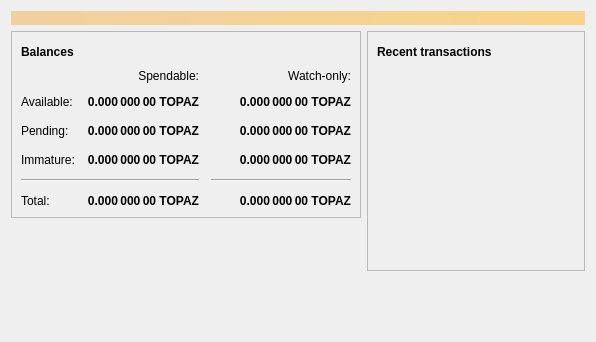
<?xml version="1.0" encoding="UTF-8"?>
<ui version="4.0">
 <class>OverviewPage</class>
 <widget class="QWidget" name="OverviewPage">
  <property name="geometry">
   <rect>
    <x>0</x>
    <y>0</y>
    <width>596</width>
    <height>342</height>
   </rect>
  </property>
  <property name="windowTitle">
   <string>Form</string>
  </property>
  <layout class="QVBoxLayout" name="topLayout">
   <item>
    <widget class="QLabel" name="labelAlerts">
     <property name="visible">
      <bool>false</bool>
     </property>
     <property name="styleSheet">
      <string notr="true">QLabel { background-color: qlineargradient(x1: 0, y1: 0, x2: 1, y2: 0, stop:0 #F0D0A0, stop:1 #F8D488); color:#000000; }</string>
     </property>
     <property name="wordWrap">
      <bool>true</bool>
     </property>
     <property name="margin">
      <number>3</number>
     </property>
     <property name="textInteractionFlags">
      <set>Qt::TextSelectableByMouse</set>
     </property>
    </widget>
   </item>
   <item>
    <layout class="QHBoxLayout" name="horizontalLayout" stretch="1,1">
     <item>
      <layout class="QVBoxLayout" name="verticalLayout_2">
       <item>
        <widget class="QFrame" name="frame">
         <property name="frameShape">
          <enum>QFrame::StyledPanel</enum>
         </property>
         <property name="frameShadow">
          <enum>QFrame::Raised</enum>
         </property>
         <layout class="QVBoxLayout" name="verticalLayout_4">
          <item>
           <layout class="QHBoxLayout" name="horizontalLayout_4">
            <item>
             <widget class="QLabel" name="label_5">
              <property name="font">
               <font>
                <weight>75</weight>
                <bold>true</bold>
               </font>
              </property>
              <property name="text">
               <string>Balances</string>
              </property>
             </widget>
            </item>
            <item>
             <widget class="QPushButton" name="labelWalletStatus">
              <property name="enabled">
               <bool>true</bool>
              </property>
              <property name="maximumSize">
               <size>
                <width>30</width>
                <height>16777215</height>
               </size>
              </property>
              <property name="toolTip">
               <string>The displayed information may be out of date. Your wallet automatically synchronizes with the TOPAZ network after a connection is established, but this process has not completed yet.</string>
              </property>
              <property name="text">
               <string/>
              </property>
              <property name="icon">
               <iconset resource="../topaz.qrc">
                <normaloff>:/icons/warning</normaloff>
                <disabledoff>:/icons/warning</disabledoff>:/icons/warning</iconset>
              </property>
              <property name="iconSize">
               <size>
                <width>24</width>
                <height>24</height>
               </size>
              </property>
              <property name="flat">
               <bool>true</bool>
              </property>
             </widget>
            </item>
            <item>
             <spacer name="horizontalSpacer_3">
              <property name="orientation">
               <enum>Qt::Horizontal</enum>
              </property>
              <property name="sizeHint" stdset="0">
               <size>
                <width>40</width>
                <height>20</height>
               </size>
              </property>
             </spacer>
            </item>
           </layout>
          </item>
          <item>
           <layout class="QGridLayout" name="gridLayout">
            <property name="spacing">
             <number>12</number>
            </property>
            <item row="2" column="2">
             <widget class="QLabel" name="labelWatchPending">
              <property name="font">
               <font>
                <weight>75</weight>
                <bold>true</bold>
               </font>
              </property>
              <property name="cursor">
               <cursorShape>IBeamCursor</cursorShape>
              </property>
              <property name="toolTip">
               <string>Unconfirmed transactions to watch-only addresses</string>
              </property>
              <property name="text">
               <string notr="true">0.000 000 00 TOPAZ</string>
              </property>
              <property name="alignment">
               <set>Qt::AlignRight|Qt::AlignTrailing|Qt::AlignVCenter</set>
              </property>
              <property name="textInteractionFlags">
               <set>Qt::LinksAccessibleByMouse|Qt::TextSelectableByKeyboard|Qt::TextSelectableByMouse</set>
              </property>
             </widget>
            </item>
            <item row="2" column="1">
             <widget class="QLabel" name="labelUnconfirmed">
              <property name="font">
               <font>
                <weight>75</weight>
                <bold>true</bold>
               </font>
              </property>
              <property name="cursor">
               <cursorShape>IBeamCursor</cursorShape>
              </property>
              <property name="toolTip">
               <string>Total of transactions that have yet to be confirmed, and do not yet count toward the spendable balance</string>
              </property>
              <property name="text">
               <string notr="true">0.000 000 00 TOPAZ</string>
              </property>
              <property name="alignment">
               <set>Qt::AlignRight|Qt::AlignTrailing|Qt::AlignVCenter</set>
              </property>
              <property name="textInteractionFlags">
               <set>Qt::LinksAccessibleByMouse|Qt::TextSelectableByKeyboard|Qt::TextSelectableByMouse</set>
              </property>
             </widget>
            </item>
            <item row="3" column="2">
             <widget class="QLabel" name="labelWatchImmature">
              <property name="font">
               <font>
                <weight>75</weight>
                <bold>true</bold>
               </font>
              </property>
              <property name="cursor">
               <cursorShape>IBeamCursor</cursorShape>
              </property>
              <property name="toolTip">
               <string>Mined balance in watch-only addresses that has not yet matured</string>
              </property>
              <property name="text">
               <string notr="true">0.000 000 00 TOPAZ</string>
              </property>
              <property name="alignment">
               <set>Qt::AlignRight|Qt::AlignTrailing|Qt::AlignVCenter</set>
              </property>
              <property name="textInteractionFlags">
               <set>Qt::LinksAccessibleByMouse|Qt::TextSelectableByKeyboard|Qt::TextSelectableByMouse</set>
              </property>
             </widget>
            </item>
            <item row="4" column="0" colspan="2">
             <widget class="Line" name="line">
              <property name="orientation">
               <enum>Qt::Horizontal</enum>
              </property>
             </widget>
            </item>
            <item row="4" column="2">
             <widget class="Line" name="lineWatchBalance">
              <property name="sizePolicy">
               <sizepolicy hsizetype="Preferred" vsizetype="Fixed">
                <horstretch>0</horstretch>
                <verstretch>0</verstretch>
               </sizepolicy>
              </property>
              <property name="minimumSize">
               <size>
                <width>140</width>
                <height>0</height>
               </size>
              </property>
              <property name="orientation">
               <enum>Qt::Horizontal</enum>
              </property>
             </widget>
            </item>
            <item row="5" column="0">
             <widget class="QLabel" name="labelTotalText">
              <property name="text">
               <string>Total:</string>
              </property>
             </widget>
            </item>
            <item row="3" column="1">
             <widget class="QLabel" name="labelImmature">
              <property name="font">
               <font>
                <weight>75</weight>
                <bold>true</bold>
               </font>
              </property>
              <property name="cursor">
               <cursorShape>IBeamCursor</cursorShape>
              </property>
              <property name="toolTip">
               <string>Mined balance that has not yet matured</string>
              </property>
              <property name="text">
               <string notr="true">0.000 000 00 TOPAZ</string>
              </property>
              <property name="alignment">
               <set>Qt::AlignRight|Qt::AlignTrailing|Qt::AlignVCenter</set>
              </property>
              <property name="textInteractionFlags">
               <set>Qt::LinksAccessibleByMouse|Qt::TextSelectableByKeyboard|Qt::TextSelectableByMouse</set>
              </property>
             </widget>
            </item>
            <item row="2" column="3">
             <spacer name="horizontalSpacer_2">
              <property name="orientation">
               <enum>Qt::Horizontal</enum>
              </property>
              <property name="sizeHint" stdset="0">
               <size>
                <width>40</width>
                <height>20</height>
               </size>
              </property>
             </spacer>
            </item>
            <item row="3" column="0">
             <widget class="QLabel" name="labelImmatureText">
              <property name="text">
               <string>Immature:</string>
              </property>
             </widget>
            </item>
            <item row="5" column="1">
             <widget class="QLabel" name="labelTotal">
              <property name="font">
               <font>
                <weight>75</weight>
                <bold>true</bold>
               </font>
              </property>
              <property name="cursor">
               <cursorShape>IBeamCursor</cursorShape>
              </property>
              <property name="toolTip">
               <string>Your current total balance</string>
              </property>
              <property name="text">
               <string notr="true">0.000 000 00 TOPAZ</string>
              </property>
              <property name="alignment">
               <set>Qt::AlignRight|Qt::AlignTrailing|Qt::AlignVCenter</set>
              </property>
              <property name="textInteractionFlags">
               <set>Qt::LinksAccessibleByMouse|Qt::TextSelectableByKeyboard|Qt::TextSelectableByMouse</set>
              </property>
             </widget>
            </item>
            <item row="5" column="2">
             <widget class="QLabel" name="labelWatchTotal">
              <property name="font">
               <font>
                <weight>75</weight>
                <bold>true</bold>
               </font>
              </property>
              <property name="cursor">
               <cursorShape>IBeamCursor</cursorShape>
              </property>
              <property name="toolTip">
               <string>Current total balance in watch-only addresses</string>
              </property>
              <property name="text">
               <string notr="true">0.000 000 00 TOPAZ</string>
              </property>
              <property name="alignment">
               <set>Qt::AlignRight|Qt::AlignTrailing|Qt::AlignVCenter</set>
              </property>
              <property name="textInteractionFlags">
               <set>Qt::LinksAccessibleByMouse|Qt::TextSelectableByKeyboard|Qt::TextSelectableByMouse</set>
              </property>
             </widget>
            </item>
            <item row="0" column="2">
             <widget class="QLabel" name="labelWatchonly">
              <property name="text">
               <string>Watch-only:</string>
              </property>
              <property name="alignment">
               <set>Qt::AlignRight|Qt::AlignTrailing|Qt::AlignVCenter</set>
              </property>
             </widget>
            </item>
            <item row="1" column="0">
             <widget class="QLabel" name="labelBalanceText">
              <property name="text">
               <string>Available:</string>
              </property>
             </widget>
            </item>
            <item row="1" column="1">
             <widget class="QLabel" name="labelBalance">
              <property name="font">
               <font>
                <weight>75</weight>
                <bold>true</bold>
               </font>
              </property>
              <property name="cursor">
               <cursorShape>IBeamCursor</cursorShape>
              </property>
              <property name="toolTip">
               <string>Your current spendable balance</string>
              </property>
              <property name="text">
               <string notr="true">0.000 000 00 TOPAZ</string>
              </property>
              <property name="alignment">
               <set>Qt::AlignRight|Qt::AlignTrailing|Qt::AlignVCenter</set>
              </property>
              <property name="textInteractionFlags">
               <set>Qt::LinksAccessibleByMouse|Qt::TextSelectableByKeyboard|Qt::TextSelectableByMouse</set>
              </property>
             </widget>
            </item>
            <item row="1" column="2">
             <widget class="QLabel" name="labelWatchAvailable">
              <property name="font">
               <font>
                <weight>75</weight>
                <bold>true</bold>
               </font>
              </property>
              <property name="cursor">
               <cursorShape>IBeamCursor</cursorShape>
              </property>
              <property name="toolTip">
               <string>Your current balance in watch-only addresses</string>
              </property>
              <property name="text">
               <string notr="true">0.000 000 00 TOPAZ</string>
              </property>
              <property name="alignment">
               <set>Qt::AlignRight|Qt::AlignTrailing|Qt::AlignVCenter</set>
              </property>
              <property name="textInteractionFlags">
               <set>Qt::LinksAccessibleByMouse|Qt::TextSelectableByKeyboard|Qt::TextSelectableByMouse</set>
              </property>
             </widget>
            </item>
            <item row="2" column="0">
             <widget class="QLabel" name="labelPendingText">
              <property name="text">
               <string>Pending:</string>
              </property>
             </widget>
            </item>
            <item row="0" column="1">
             <widget class="QLabel" name="labelSpendable">
              <property name="text">
               <string>Spendable:</string>
              </property>
              <property name="alignment">
               <set>Qt::AlignRight|Qt::AlignTrailing|Qt::AlignVCenter</set>
              </property>
             </widget>
            </item>
           </layout>
          </item>
         </layout>
        </widget>
       </item>
       <item>
        <spacer name="verticalSpacer">
         <property name="orientation">
          <enum>Qt::Vertical</enum>
         </property>
         <property name="sizeHint" stdset="0">
          <size>
           <width>20</width>
           <height>40</height>
          </size>
         </property>
        </spacer>
       </item>
      </layout>
     </item>
     <item>
      <layout class="QVBoxLayout" name="verticalLayout_3">
       <item>
        <widget class="QFrame" name="frame_2">
         <property name="frameShape">
          <enum>QFrame::StyledPanel</enum>
         </property>
         <property name="frameShadow">
          <enum>QFrame::Raised</enum>
         </property>
         <layout class="QVBoxLayout" name="verticalLayout">
          <item>
           <layout class="QHBoxLayout" name="horizontalLayout_2">
            <item>
             <widget class="QLabel" name="label_4">
              <property name="font">
               <font>
                <weight>75</weight>
                <bold>true</bold>
               </font>
              </property>
              <property name="text">
               <string>Recent transactions</string>
              </property>
             </widget>
            </item>
            <item>
             <widget class="QPushButton" name="labelTransactionsStatus">
              <property name="enabled">
               <bool>true</bool>
              </property>
              <property name="maximumSize">
               <size>
                <width>30</width>
                <height>16777215</height>
               </size>
              </property>
              <property name="toolTip">
               <string>The displayed information may be out of date. Your wallet automatically synchronizes with the TOPAZ network after a connection is established, but this process has not completed yet.</string>
              </property>
              <property name="text">
               <string/>
              </property>
              <property name="icon">
               <iconset resource="../topaz.qrc">
                <normaloff>:/icons/warning</normaloff>
                <disabledoff>:/icons/warning</disabledoff>:/icons/warning</iconset>
              </property>
              <property name="iconSize">
               <size>
                <width>24</width>
                <height>24</height>
               </size>
              </property>
              <property name="flat">
               <bool>true</bool>
              </property>
             </widget>
            </item>
            <item>
             <spacer name="horizontalSpacer">
              <property name="orientation">
               <enum>Qt::Horizontal</enum>
              </property>
              <property name="sizeHint" stdset="0">
               <size>
                <width>40</width>
                <height>20</height>
               </size>
              </property>
             </spacer>
            </item>
           </layout>
          </item>
          <item>
           <widget class="QListView" name="listTransactions">
            <property name="styleSheet">
             <string notr="true">QListView { background: transparent; }</string>
            </property>
            <property name="frameShape">
             <enum>QFrame::NoFrame</enum>
            </property>
            <property name="verticalScrollBarPolicy">
             <enum>Qt::ScrollBarAlwaysOff</enum>
            </property>
            <property name="horizontalScrollBarPolicy">
             <enum>Qt::ScrollBarAlwaysOff</enum>
            </property>
            <property name="selectionMode">
             <enum>QAbstractItemView::NoSelection</enum>
            </property>
           </widget>
          </item>
         </layout>
        </widget>
       </item>
       <item>
        <spacer name="verticalSpacer_2">
         <property name="orientation">
          <enum>Qt::Vertical</enum>
         </property>
         <property name="sizeHint" stdset="0">
          <size>
           <width>20</width>
           <height>40</height>
          </size>
         </property>
        </spacer>
       </item>
      </layout>
     </item>
    </layout>
   </item>
  </layout>
 </widget>
 <resources/>
 <connections/>
</ui>
